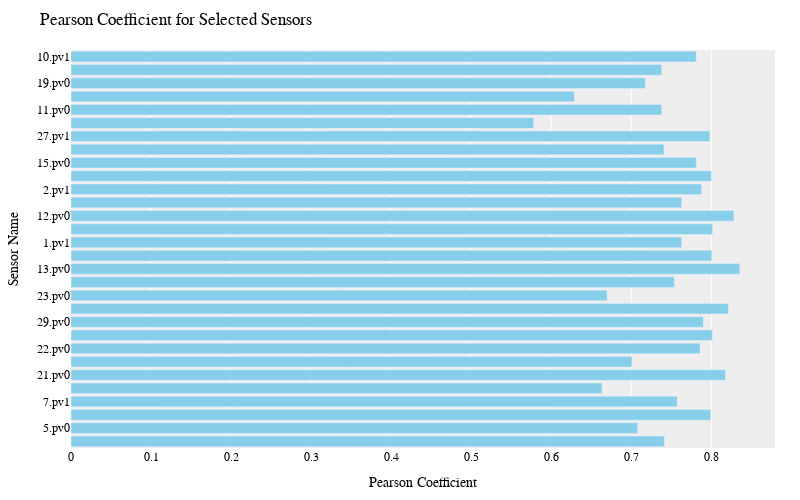

This figure's notebook cell:
### Code cell
import plotly.graph_objs as go
import plotly.io as pio

# Create the bar plot
fig = go.Figure()

fig.add_trace(go.Bar(
    x=df_correlation_filt['Pearson_coeficient'],
    y=df_correlation_filt['sensor_name'],
    orientation='h',
    marker=dict(color='skyblue')
))

# Update layout
fig.update_layout(
    title='Pearson Coefficient for Selected Sensors',
    xaxis_title='Pearson Coefficient',
    yaxis_title='Sensor Name',
    # Invert y-axis to display the highest value at the top
    yaxis=dict(autorange='reversed'),
    plot_bgcolor='#EEEEEE',
    font=dict(
        family="Montserrat, sans-serif",
        size=12,
        color="#000000"
    ),
    width=800,
    height=500,
    margin=dict(l=50, r=25, t=50, b=50)
)

# Show the plot
fig.show()

### Figure 1 — Plotly figure (JSON) as saved in the notebook; plotly's stock layout.template omitted (floating-point values rounded to 4 significant figures)
{"data": [{"marker": {"color": "skyblue"}, "orientation": "h", "type": "bar", "x": [0.7811, 0.738, 0.7176, 0.6289, 0.738, 0.5779, 0.7982, 0.7408, 0.7813, 0.8001, 0.7878, 0.763, 0.8281, 0.8016, 0.763, 0.8006, 0.8356, 0.7539, 0.6698, 0.8214, 0.7899, 0.8013, 0.786, 0.7009, 0.8176, 0.6635, 0.7574, 0.7994, 0.7081, 0.7413], "y": ["10.pv1", "6.pv1", "19.pv0", "17.pv1", "11.pv0", "20.pv0", "27.pv1", "25.pv1", "15.pv0", "3.pv0", "2.pv1", "28.pv1", "12.pv0", "30.pv0", "1.pv1", "14.pv0", "13.pv0", "26.pv0", "23.pv0", "8.pv1", "29.pv0", "24.pv1", "22.pv0", "4.pv1", "21.pv0", "18.pv1", "7.pv1", "16.pv0", "5.pv0", "9.pv0"]}], "layout": {"font": {"color": "#000000", "family": "Montserrat, sans-serif", "size": 12}, "height": 500, "margin": {"b": 50, "l": 50, "r": 25, "t": 50}, "plot_bgcolor": "#EEEEEE", "title": {"text": "Pearson Coefficient for Selected Sensors"}, "width": 800, "xaxis": {"title": {"text": "Pearson Coefficient"}}, "yaxis": {"autorange": "reversed", "title": {"text": "Sensor Name"}}}}
